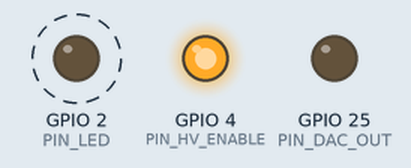
Recording of a program running on a simulated ESP32. Shown: output pins drawn as LEDs (lit = HIGH). Dashed ring = blinking.

Above: at 0.05 s.
Timing chart, 0 to 3.0 s (numbered marks = the images above):
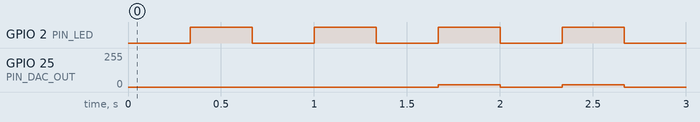

The program:

main.cpp
```cpp
/**
 * ============================================================
 *  ESP32 Magic Eye — Test de amplitud variable (sin serie)
 * ============================================================
 *
 *  Demuestra que podemos controlar el nivel del tubo sin
 *  modificar el circuito, usando una onda cuadrada a 1 Hz
 *  donde el nivel ALTO varía progresivamente.
 *
 *  El firmware hace un "barrido de amplitud":
 *    - Genera una onda cuadrada fija a 1 Hz
 *    - El nivel HIGH sube de 0 a 255 en ~8 s, luego baja de
 *      255 a 0 en ~8 s, y repite indefinidamente.
 *    - El nivel LOW siempre es 0.
 *
 *  Si el tubo responde, se debería ver cómo el ojo se abre
 *  progresivamente conforme sube el nivel, y se cierra al bajar.
 *  Esto confirma que podemos usar esta técnica para el VU meter.
 *
 *  LED:
 *    - Durante el semiciclo HIGH: LED encendido
 *    - Durante el semiciclo LOW:  LED apagado
 *    (así puedes ver el ritmo de 1 Hz)
 *
 *  Conexiones:
 *    GPIO 4  → ENABLE módulo HV  (HIGH = activo)
 *    GPIO 25 → IN_L módulo VU
 *    GPIO 2  → LED integrado
 *    GND     → GND común
 * ============================================================
 */

#include <Arduino.h>

// ── Pines ────────────────────────────────────────────────────
#define PIN_HV_ENABLE  4
#define PIN_DAC_OUT   25
#define PIN_LED        2

// ── Parámetros ────────────────────────────────────────────────
// Frecuencia de la onda cuadrada (Hz)
// Debe estar entre 1-5 Hz para que el detector de pico del módulo
// tenga tiempo de descargarse entre ciclos.
static const float  CARRIER_HZ   = 1.5f;

// Semiperíodo en microsegundos
static const uint32_t HALF_PERIOD_US = (uint32_t)(500000.0f / CARRIER_HZ);

// Cuántos ciclos completos de onda cuadrada por "paso" de amplitud
// Con CARRIER=1.5Hz un ciclo dura ~667ms. 2 ciclos = ~1.33s por paso.
// 16 pasos × 16 valores = 256 valores → barrido completo en ~21s
static const int CYCLES_PER_STEP = 2;   // ciclos antes de cambiar amplitud
static const int AMPLITUDE_STEP  = 16;  // cuánto sube/baja el nivel HIGH por paso

// ── Estado ────────────────────────────────────────────────────
bool     squareHigh    = false;   // mitad alta o baja del ciclo
uint32_t lastToggleUs  = 0;       // µs del último toggle

int      targetLevel   = 0;       // nivel HIGH actual (0-255)
int      levelDir      = 1;       // 1=subiendo, -1=bajando
int      cycleCount    = 0;       // ciclos completados en este paso

// ── Setup ─────────────────────────────────────────────────────
void setup() {
  pinMode(PIN_LED, OUTPUT);
  digitalWrite(PIN_LED, LOW);

  // Latch HIGH antes de OUTPUT para evitar glitch a LOW en boot
  digitalWrite(PIN_HV_ENABLE, HIGH);
  pinMode(PIN_HV_ENABLE, OUTPUT);

  dacWrite(PIN_DAC_OUT, 0);
  lastToggleUs = micros();
}

// ── Loop ──────────────────────────────────────────────────────
void loop() {
  uint32_t nowUs = micros();

  if (nowUs - lastToggleUs >= HALF_PERIOD_US) {
    lastToggleUs = nowUs;
    squareHigh   = !squareHigh;

    if (squareHigh) {
      // ── Semiciclo HIGH: sacar el nivel actual ───────────────
      dacWrite(PIN_DAC_OUT, (uint8_t)targetLevel);
      digitalWrite(PIN_LED, HIGH);
    } else {
      // ── Semiciclo LOW: siempre 0V ───────────────────────────
      dacWrite(PIN_DAC_OUT, 0);
      digitalWrite(PIN_LED, LOW);

      // Contar ciclo completo (se cuenta al bajar)
      cycleCount++;
      if (cycleCount >= CYCLES_PER_STEP) {
        cycleCount = 0;

        // Avanzar amplitud
        targetLevel += levelDir * AMPLITUDE_STEP;

        if (targetLevel >= 255) {
          targetLevel = 255;
          levelDir    = -1;   // empezar a bajar
        }
        if (targetLevel <= 0) {
          targetLevel = 0;
          levelDir    = 1;    // empezar a subir
        }
      }
    }
  }
}
```

Measured:
- by itself, GPIO 2 (PIN_LED): alternates HIGH for 0.33 s and LOW for 0.33 s
